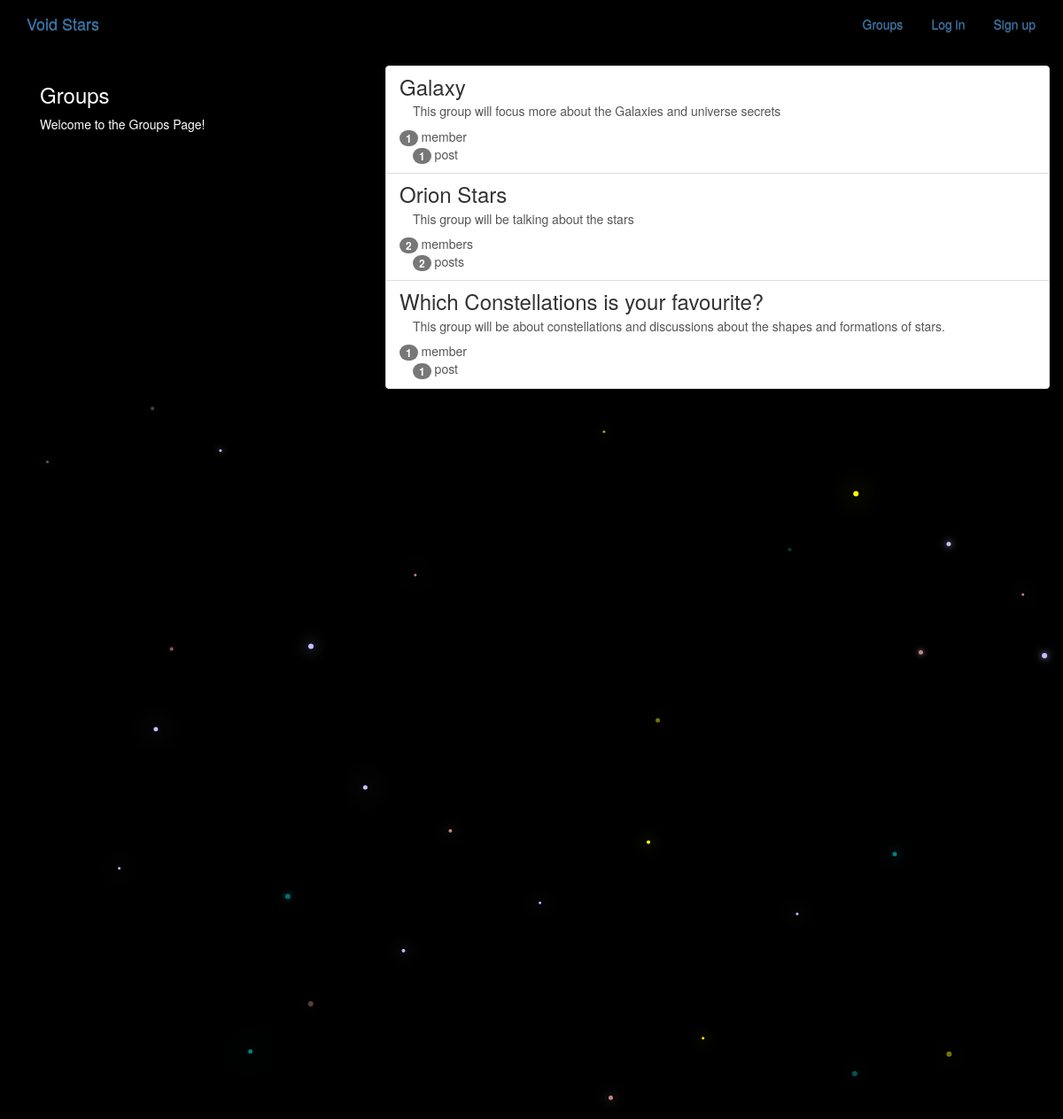
The app's page /groups/ with its own data.
### groups/models.py (models this page shows, shortened)
class Group(models.Model):
    name = models.CharField(max_length=255, unique=True)
    slug = models.SlugField(allow_unicode=True, unique=True)
    description = models.TextField(blank=True, default='')
    description_html = models.TextField(editable=False, default='', blank=True)
    members = models.ManyToManyField(User,through="GroupMember")
    class Meta:
        ordering = ["name"]

### groups/views.py (the view)
class ListGroups(generic.ListView):
	model = Group

### groups/templates/groups/group_list.html (shortened to what this page needs)
{% extends "groups/group_base.html" %}
{% block pregroup %}
<div class="col-md-4">
	<div class="content">
		<h3>Groups</h3>
		<p>Welcome to the Groups Page!</p>
	</div>
</div>
{% endblock %}
{% block group_content %}
	<div class="col-md-8">
		<div class='list-group'>
			{% for group in object_list %}
			<a href="{% url 'groups:single' slug=group.slug %}" class="list-group-item"><h3 class="title list-group-item-heading">{{group.name}}</h3>
			<div class="list-group-item-text container-fluid">
			{{group.description_html|safe}}
				<div class="row">
					<div class="col-md-4-">
						<span class="badge">{{group.members.count}}</span>
						member{{group.members.count|pluralize}}
					</div>
					<div class="col-md-4">
						<span class="badge">{{group.posts.count}}</span>
						post{{group.posts.count|pluralize}}
					</div>
				</div>
			</div>
			</a>
			{% endfor %}
		</div>
	</div>
{% endblock %}

### groups/templates/groups/group_base.html (shortened to what this page needs)
{% extends "base.html" %}
{% block content %}
<div class="container">
	<div class="row">
		{% block pregroup %}{% endblock %}
		{% block group_content %}{% endblock %}
	</div>
</div>
{% endblock %}

### templates/base.html (shortened to what this page needs)
<!DOCTYPE html>
{% load staticfiles %}
<html>
  <head>
    <link rel="stylesheet" href="https://maxcdn.bootstrapcdn.com/bootstrap/3.3.7/css/bootstrap.min.css">
    <link rel="stylesheet" href="https://maxcdn.bootstrapcdn.com/bootstrap/3.3.7/css/bootstrap-theme.min.css">
    <link rel="stylesheet" href="{% static 'voidstar/css/master.css'%}">
  </head>
  <body>
    <nav class="navbar  mynav" role="navigation" id="navbar">
    			<div class="container">
            <a class="navbar-brand mynav" href="{% url 'home' %}">Void Stars</a>
    					<ul class="nav navbar-nav navbar-right">
    						{% if user.is_authenticated %}
                      <li><a href="{% url 'posts:create' %}" class="btn btn-simple">Post</a></li>
                      <li><a href="{% url 'groups:all' %}" class="btn btn-simple">Groups</a></li>
                      <li><a href="{% url 'groups:create' %}" class="btn btn-simple">Create Group</a></li>
                      <li><a href="{% url 'accounts:logout' %}" class="btn btn-simple">Log out</a></li>
    						{% else %}
    						      <li><a href="{% url 'groups:all' %}"class="btn btn-simple">Groups</a></li>
    						      <li><a href="{% url 'accounts:login' %}" class="btn btn-simple">Log in</a></li>
    						      <li><a href="{% url 'accounts:signup' %}" class="btn btn-simple">Sign up</a></li>
    						{% endif %}
    					</ul>
    			</div>
    		</nav>
        <div class="container mycontent">
          {% block content %}
          {% endblock %}
        </div>
<canvas id="canvas"></canvas>
  </body>
</html>

### static/voidstar/css/master.css (style rules this page uses)
body { margin: 0; overflow: hidden; background-color: black; color:white; }

### records on screen
Group: name "Galaxy", description_html "This group will focus more about the Galaxies and universe secrets", members.count "1", posts.count "1"
Group: name "Orion Stars", description_html "This group will be talking about the stars", members.count "2", posts.count "2"
Group: name "Which Constellations is your favourite?", description_html "This group will be about constellations and discussions about the shapes and formations of stars.", members.count "1", posts.count "1"
